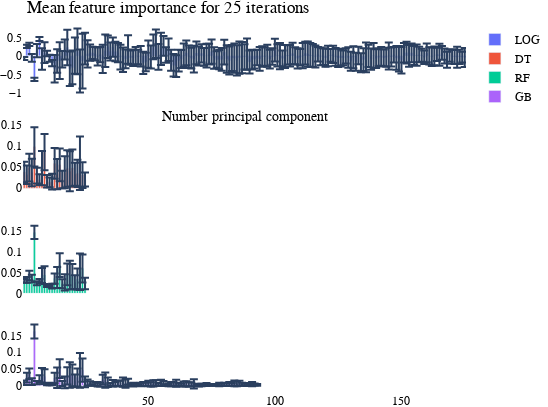

Here is the notebook cell this chart was saved with:
### Code cell
visualize.plot_important_features(SupervisedModels,
                               X = trainingData.drop(["material_id", "full_formula"], axis=1),
                               k = numberSplits, 
                               n = numberRuns,                                      
                     prettyNames = prettyNames,
                           numPC = numberOfPrincipalComponents,
                        approach = InsertApproach)
